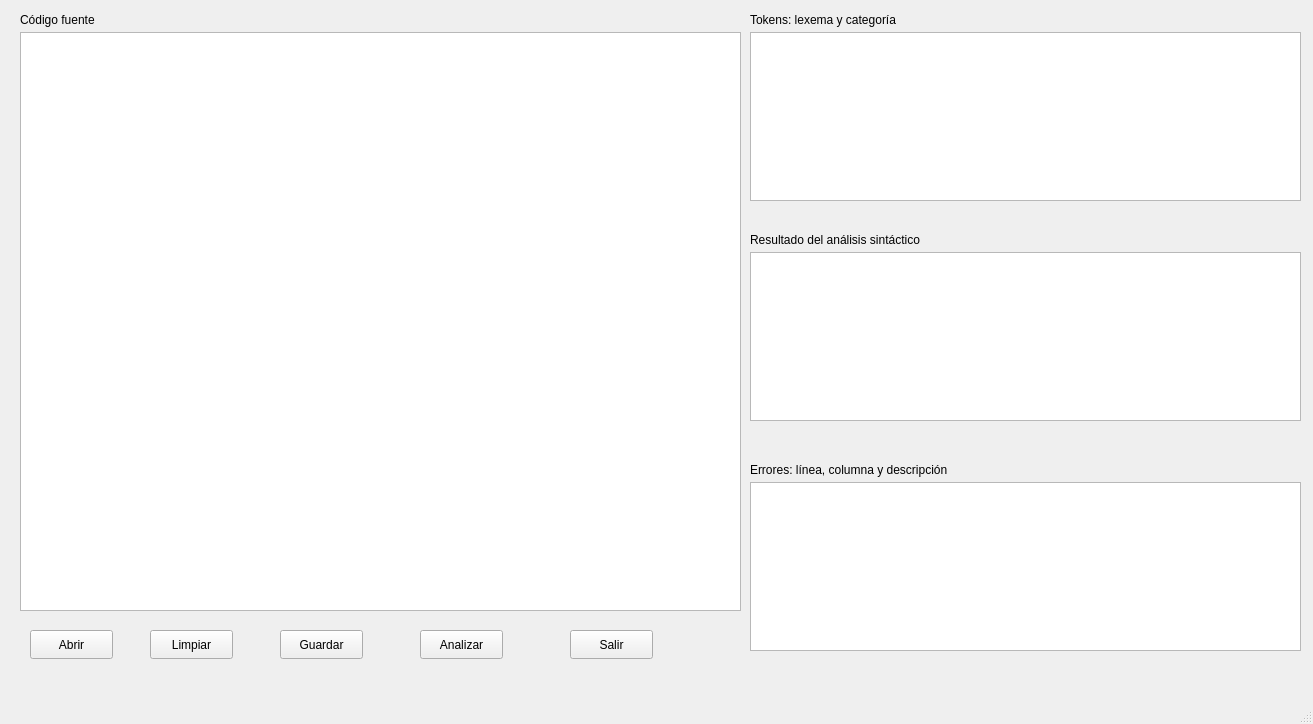
<?xml version="1.0" encoding="UTF-8"?>
<ui version="4.0">
 <class>TalosAnalyzer</class>
 <widget class="QMainWindow" name="TalosAnalyzer">
  <property name="geometry">
   <rect>
    <x>0</x>
    <y>0</y>
    <width>1313</width>
    <height>724</height>
   </rect>
  </property>
  <property name="windowTitle">
   <string>TalosAnalyzer</string>
  </property>
  <widget class="QWidget" name="centralwidget">
   <widget class="QPushButton" name="JBAbrir">
    <property name="geometry">
     <rect>
      <x>30</x>
      <y>630</y>
      <width>83</width>
      <height>29</height>
     </rect>
    </property>
    <property name="text">
     <string>Abrir</string>
    </property>
   </widget>
   <widget class="QPushButton" name="JBLimpiar">
    <property name="geometry">
     <rect>
      <x>150</x>
      <y>630</y>
      <width>83</width>
      <height>29</height>
     </rect>
    </property>
    <property name="text">
     <string>Limpiar</string>
    </property>
   </widget>
   <widget class="QPushButton" name="JBGuardar">
    <property name="geometry">
     <rect>
      <x>280</x>
      <y>630</y>
      <width>83</width>
      <height>29</height>
     </rect>
    </property>
    <property name="text">
     <string>Guardar</string>
    </property>
   </widget>
   <widget class="QPushButton" name="JBAnalizar">
    <property name="geometry">
     <rect>
      <x>420</x>
      <y>630</y>
      <width>83</width>
      <height>29</height>
     </rect>
    </property>
    <property name="text">
     <string>Analizar</string>
    </property>
   </widget>
   <widget class="QPushButton" name="JBSalir">
    <property name="geometry">
     <rect>
      <x>570</x>
      <y>630</y>
      <width>83</width>
      <height>29</height>
     </rect>
    </property>
    <property name="text">
     <string>Salir</string>
    </property>
   </widget>
   <widget class="QLabel" name="JLCodigo">
    <property name="geometry"><rect><x>20</x><y>10</y><width>721</width><height>20</height></rect></property>
    <property name="text"><string>Código fuente</string></property>
    <property name="buddy"><cstring>JTACodigo</cstring></property>
   </widget>
   <widget class="QPlainTextEdit" name="JTACodigo">
    <property name="geometry">
     <rect>
      <x>20</x>
      <y>32</y>
      <width>721</width>
      <height>579</height>
     </rect>
    </property>
   </widget>
   <widget class="QLabel" name="JLErrores">
    <property name="geometry"><rect><x>750</x><y>460</y><width>551</width><height>20</height></rect></property>
    <property name="text"><string>Errores: línea, columna y descripción</string></property>
    <property name="buddy"><cstring>JTAErrores</cstring></property>
   </widget>
   <widget class="QPlainTextEdit" name="JTAErrores">
    <property name="geometry">
     <rect>
      <x>750</x>
      <y>482</y>
      <width>551</width>
      <height>169</height>
     </rect>
    </property>
   </widget>
   <widget class="QLabel" name="JLSintaxis">
    <property name="geometry"><rect><x>750</x><y>230</y><width>551</width><height>20</height></rect></property>
    <property name="text"><string>Resultado del análisis sintáctico</string></property>
    <property name="buddy"><cstring>JTASintaxis</cstring></property>
   </widget>
   <widget class="QPlainTextEdit" name="JTASintaxis">
    <property name="geometry">
     <rect>
      <x>750</x>
      <y>252</y>
      <width>551</width>
      <height>169</height>
     </rect>
    </property>
   </widget>
   <widget class="QLabel" name="JLTokens">
    <property name="geometry"><rect><x>750</x><y>10</y><width>551</width><height>20</height></rect></property>
    <property name="text"><string>Tokens: lexema y categoría</string></property>
    <property name="buddy"><cstring>JTATokens</cstring></property>
   </widget>
   <widget class="QPlainTextEdit" name="JTATokens">
    <property name="geometry">
     <rect>
      <x>750</x>
      <y>32</y>
      <width>551</width>
      <height>169</height>
     </rect>
    </property>
   </widget>
  </widget>
  <widget class="QMenuBar" name="menubar">
   <property name="geometry">
    <rect>
     <x>0</x>
     <y>0</y>
     <width>1313</width>
     <height>25</height>
    </rect>
   </property>
  </widget>
  <widget class="QStatusBar" name="statusbar"/>
 </widget>
 <resources/>
 <connections/>
</ui>
